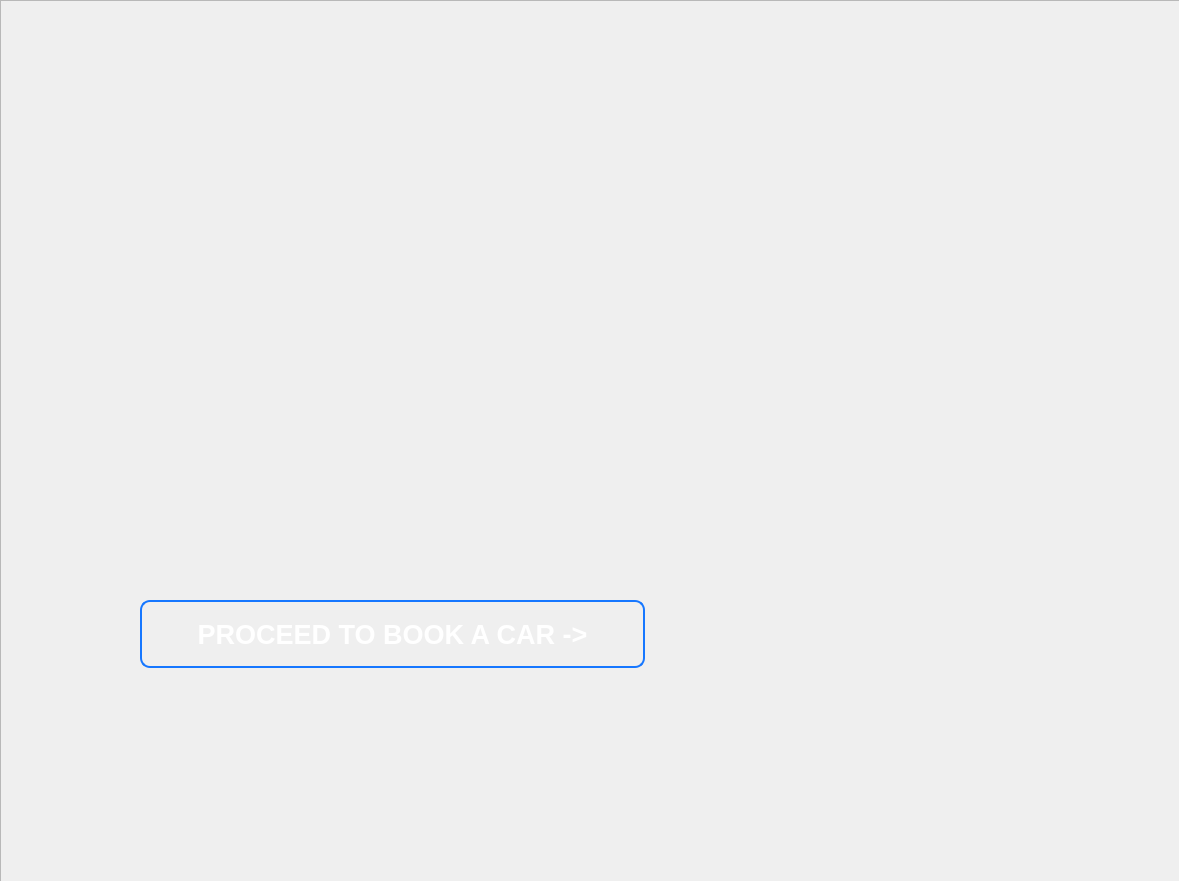
<?xml version="1.0" encoding="UTF-8"?>
<ui version="4.0">
 <class>CarBookingSystem</class>
 <widget class="QMainWindow" name="CarBookingSystem">
  <property name="geometry">
   <rect>
    <x>0</x>
    <y>0</y>
    <width>1179</width>
    <height>881</height>
   </rect>
  </property>
  <property name="windowTitle">
   <string>CarBookingSystem</string>
  </property>
  <widget class="QWidget" name="centralwidget">
   <widget class="QPushButton" name="proceedbutton">
    <property name="geometry">
     <rect>
      <x>140</x>
      <y>600</y>
      <width>505</width>
      <height>68</height>
     </rect>
    </property>
    <property name="font">
     <font>
      <pointsize>20</pointsize>
      <italic>false</italic>
      <bold>true</bold>
     </font>
    </property>
    <property name="styleSheet">
     <string notr="true">QPushButton {
    background-color: transparent;
    color: #FFFFFF;
    border: 2px solid #1677FF;
    border-radius: 10px;
    padding: 10px 24px;
    font-weight: bold;
}

QPushButton:hover {
    background-color: #1677FF;
    color: #FFFFFF;
}

QPushButton:pressed {
    background-color: #0D5FCC;
    border-color: #0D5FCC;
}</string>
    </property>
    <property name="text">
     <string>PROCEED TO BOOK A CAR -&gt;</string>
    </property>
   </widget>
   <widget class="QFrame" name="frame">
    <property name="geometry">
     <rect>
      <x>0</x>
      <y>0</y>
      <width>1560</width>
      <height>1048</height>
     </rect>
    </property>
    <property name="sizePolicy">
     <sizepolicy hsizetype="Expanding" vsizetype="Expanding">
      <horstretch>0</horstretch>
      <verstretch>0</verstretch>
     </sizepolicy>
    </property>
    <property name="styleSheet">
     <string notr="true">color:transparent;</string>
    </property>
    <property name="frameShape">
     <enum>QFrame::Shape::StyledPanel</enum>
    </property>
    <property name="frameShadow">
     <enum>QFrame::Shadow::Raised</enum>
    </property>
    <layout class="QGridLayout" name="gridLayout">
     <property name="leftMargin">
      <number>0</number>
     </property>
     <property name="topMargin">
      <number>0</number>
     </property>
     <property name="rightMargin">
      <number>0</number>
     </property>
     <property name="bottomMargin">
      <number>0</number>
     </property>
     <item row="0" column="0">
      <widget class="QLabel" name="label">
       <property name="sizePolicy">
        <sizepolicy hsizetype="Expanding" vsizetype="Expanding">
         <horstretch>0</horstretch>
         <verstretch>0</verstretch>
        </sizepolicy>
       </property>
       <property name="text">
        <string/>
       </property>
       <property name="pixmap">
        <pixmap>C:/Users/Lenovo/Downloads/ChatGPT Image Aug 16, 2026, 02_56_07 AM.png</pixmap>
       </property>
       <property name="scaledContents">
        <bool>true</bool>
       </property>
      </widget>
     </item>
    </layout>
   </widget>
   <zorder>frame</zorder>
   <zorder>proceedbutton</zorder>
  </widget>
 </widget>
 <resources/>
 <connections/>
</ui>
